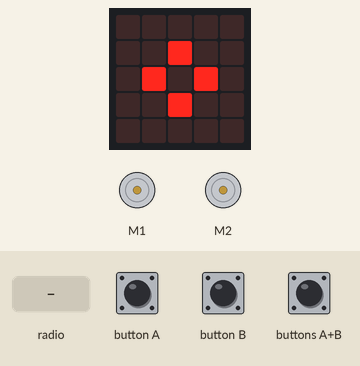
The program below on a simulated BBC micro:bit (MakeCode). Parts: the board's 5×5 LED display, 2 × DC motor (green arrow = forward, orange = backward, longer = faster). The inputs (shaded band) are chosen by the test bench.

Above: at 1.8 s.
1.9 s: button A pressed for 0.15 s
At 2.3 s:
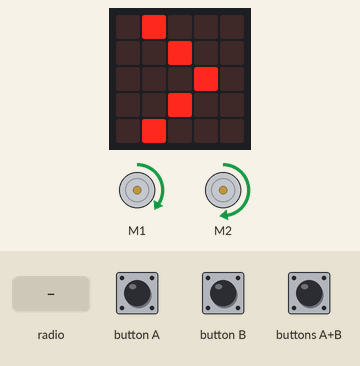
3.5 s: button B pressed for 0.15 s
At 4.7 s:
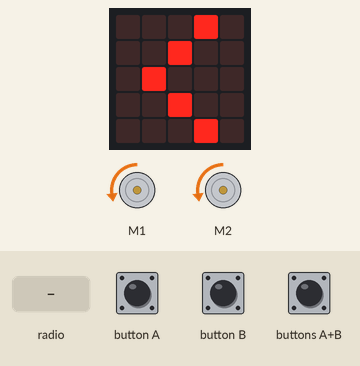
5.1 s: buttons A+B pressed for 0.15 s
At 5.9 s:
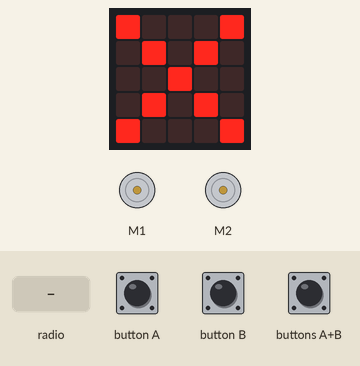
6.7 s: radio message "A" arrives
At 7.6 s:
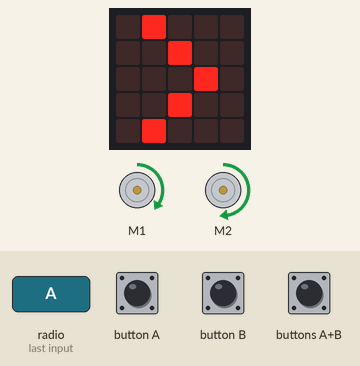
8.2 s: radio message "B" arrives
At 8.8 s:
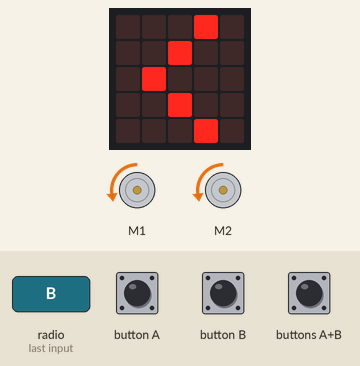
Timing chart, 0 to 10.7 s (numbered marks = the images above; inputs shaded):
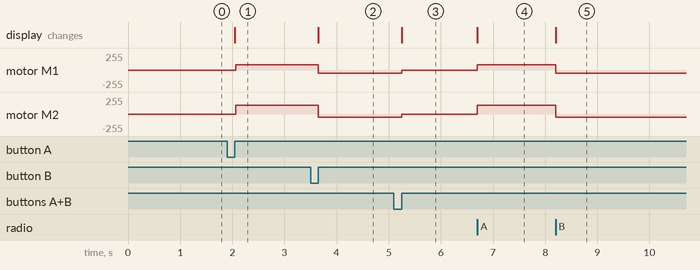

The program:

main.ts
```typescript
input.onButtonPressed(Button.A, function () {
    forward()
})
function backward () {
    kitronik_motor_driver.motorOn(kitronik_motor_driver.Motors.Motor1, kitronik_motor_driver.MotorDirection.Reverse, 20)
    kitronik_motor_driver.motorOn(kitronik_motor_driver.Motors.Motor2, kitronik_motor_driver.MotorDirection.Reverse, 20)
    basic.showString("<")
}
input.onButtonPressed(Button.AB, function () {
    motor_stop()
})
input.onButtonPressed(Button.B, function () {
    backward()
})
function motor_stop () {
    kitronik_motor_driver.motorOff(kitronik_motor_driver.Motors.Motor1)
    kitronik_motor_driver.motorOff(kitronik_motor_driver.Motors.Motor2)
    basic.showIcon(IconNames.No)
}
radio.onReceivedStringDeprecated(function (receivedString) {
    if (receivedString == "A") {
        forward()
    } else if (receivedString == "B") {
        backward()
    } else if (receivedString == "AB") {
        motor_stop()
    }
})
function forward () {
    kitronik_motor_driver.motorOn(kitronik_motor_driver.Motors.Motor1, kitronik_motor_driver.MotorDirection.Forward, 30)
    kitronik_motor_driver.motorOn(kitronik_motor_driver.Motors.Motor2, kitronik_motor_driver.MotorDirection.Forward, 50)
    basic.showString(">")
}
basic.showIcon(IconNames.SmallDiamond)
basic.forever(function () {

})
```

test.ts
```typescript
// Hier kann man Tests durchführen; diese Datei wird nicht kompiliert, wenn dieses Paket als Erweiterung verwendet wird.
```

Measured:
- after the input at 1.9 s, motor M1: stopped → forward 76/255 after 0.17 s; motor M2: stopped → forward 128/255 after 0.17 s; the display: changes after 0.15 s (image 1)
- after the input at 3.5 s, motor M1: forward 76/255 → backward 51/255 after 0.15 s; motor M2: forward 128/255 → backward 51/255 after 0.15 s; the display: changes after 0.15 s (image 2)
- after the input at 5.1 s, motor M1, motor M2: backward 51/255 → stopped after 0.15 s; the display: changes after 0.15 s (image 3)
- after the input at 6.7 s, motor M1: stopped → forward 76/255 at once; motor M2: stopped → forward 128/255 at once; the display: changes at once (image 4)
- after the input at 8.2 s, motor M1: forward 76/255 → backward 51/255 at once; motor M2: forward 128/255 → backward 51/255 at once; the display: changes at once (image 5)
